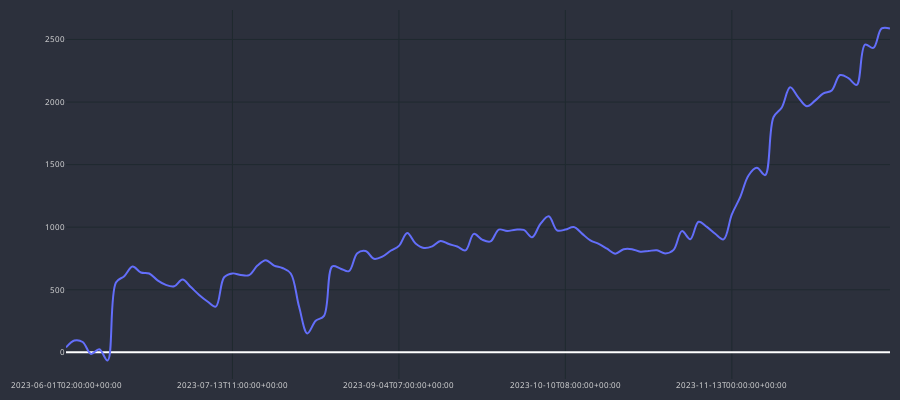

The code cell stored with this chart in its notebook:
### Code cell
cp = CandlePlot(df_gains, candles=False)
cp.show_plot(line_traces=['Gain_C'])
